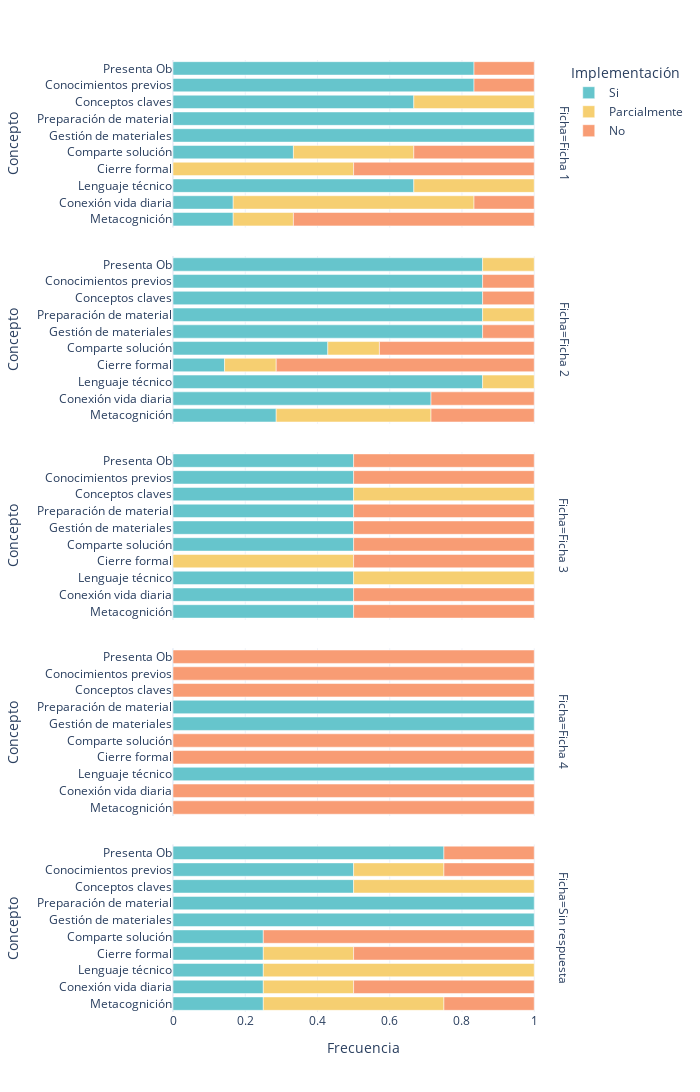

The code cell stored with this chart in its notebook:
### Code cell
fig2 = px.bar(datp, y='Concepto',x='Frecuencia', color='Implementación', facet_row='Ficha', orientation='h', color_discrete_sequence=px.colors.qualitative.Pastel,
                 template="plotly_white", category_orders={'Implementación':['Si','Parcialmente','No'],
                                                           'Concepto' : ['Presenta Ob', 'Conocimientos previos', 'Conceptos claves',
       'Preparación de material', 'Gestión de materiales', 'Comparte solución',
       'Cierre formal', 'Lenguaje técnico', 'Conexión vida diaria',
       'Metacognición']}, height=1500, width=700)

fig2

### Figure 1 — Plotly figure (JSON) as saved in the notebook; plotly's stock layout.template omitted (floating-point values rounded to 4 significant figures)
{"data": [{"alignmentgroup": "True", "hovertemplate": "Implementación=Si<br>Ficha=Ficha 1<br>Frecuencia=%{x}<br>Concepto=%{y}<extra></extra>", "legendgroup": "Si", "marker": {"color": "rgb(102, 197, 204)", "pattern": {"shape": ""}}, "name": "Si", "offsetgroup": "Si", "orientation": "h", "showlegend": true, "textposition": "auto", "x": [0.3333, 0.6667, 0.1667, 0.8333, 1.0, 0.6667, 0.1667, 1.0, 0.8333], "xaxis": "x5", "y": ["Comparte solución", "Conceptos claves", "Conexión vida diaria", "Conocimientos previos", "Gestión de materiales", "Lenguaje técnico", "Metacognición", "Preparación de material", "Presenta Ob"], "yaxis": "y5", "type": "bar"}, {"alignmentgroup": "True", "hovertemplate": "Implementación=Si<br>Ficha=Ficha 2<br>Frecuencia=%{x}<br>Concepto=%{y}<extra></extra>", "legendgroup": "Si", "marker": {"color": "rgb(102, 197, 204)", "pattern": {"shape": ""}}, "name": "Si", "offsetgroup": "Si", "orientation": "h", "showlegend": false, "textposition": "auto", "x": [0.1429, 0.4286, 0.8571, 0.7143, 0.8571, 0.8571, 0.8571, 0.2857, 0.8571, 0.8571], "xaxis": "x4", "y": ["Cierre formal", "Comparte solución", "Conceptos claves", "Conexión vida diaria", "Conocimientos previos", "Gestión de materiales", "Lenguaje técnico", "Metacognición", "Preparación de material", "Presenta Ob"], "yaxis": "y4", "type": "bar"}, {"alignmentgroup": "True", "hovertemplate": "Implementación=Si<br>Ficha=Ficha 3<br>Frecuencia=%{x}<br>Concepto=%{y}<extra></extra>", "legendgroup": "Si", "marker": {"color": "rgb(102, 197, 204)", "pattern": {"shape": ""}}, "name": "Si", "offsetgroup": "Si", "orientation": "h", "showlegend": false, "textposition": "auto", "x": [0.5, 0.5, 0.5, 0.5, 0.5, 0.5, 0.5, 0.5, 0.5], "xaxis": "x3", "y": ["Comparte solución", "Conceptos claves", "Conexión vida diaria", "Conocimientos previos", "Gestión de materiales", "Lenguaje técnico", "Metacognición", "Preparación de material", "Presenta Ob"], "yaxis": "y3", "type": "bar"}, {"alignmentgroup": "True", "hovertemplate": "Implementación=Si<br>Ficha=Ficha 4<br>Frecuencia=%{x}<br>Concepto=%{y}<extra></extra>", "legendgroup": "Si", "marker": {"color": "rgb(102, 197, 204)", "pattern": {"shape": ""}}, "name": "Si", "offsetgroup": "Si", "orientation": "h", "showlegend": false, "textposition": "auto", "x": [1.0, 1.0, 1.0], "xaxis": "x2", "y": ["Gestión de materiales", "Lenguaje técnico", "Preparación de material"], "yaxis": "y2", "type": "bar"}, {"alignmentgroup": "True", "hovertemplate": "Implementación=Si<br>Ficha=Sin respuesta<br>Frecuencia=%{x}<br>Concepto=%{y}<extra></extra>", "legendgroup": "Si", "marker": {"color": "rgb(102, 197, 204)", "pattern": {"shape": ""}}, "name": "Si", "offsetgroup": "Si", "orientation": "h", "showlegend": false, "textposition": "auto", "x": [0.25, 0.25, 0.5, 0.25, 0.5, 1.0, 0.25, 0.25, 1.0, 0.75], "xaxis": "x", "y": ["Cierre formal", "Comparte solución", "Conceptos claves", "Conexión vida diaria", "Conocimientos previos", "Gestión de materiales", "Lenguaje técnico", "Metacognición", "Preparación de material", "Presenta Ob"], "yaxis": "y", "type": "bar"}, {"alignmentgroup": "True", "hovertemplate": "Implementación=Parcialmente<br>Ficha=Ficha 1<br>Frecuencia=%{x}<br>Concepto=%{y}<extra></extra>", "legendgroup": "Parcialmente", "marker": {"color": "rgb(246, 207, 113)", "pattern": {"shape": ""}}, "name": "Parcialmente", "offsetgroup": "Parcialmente", "orientation": "h", "showlegend": true, "textposition": "auto", "x": [0.5, 0.3333, 0.3333, 0.6667, 0.3333, 0.1667], "xaxis": "x5", "y": ["Cierre formal", "Comparte solución", "Conceptos claves", "Conexión vida diaria", "Lenguaje técnico", "Metacognición"], "yaxis": "y5", "type": "bar"}, {"alignmentgroup": "True", "hovertemplate": "Implementación=Parcialmente<br>Ficha=Ficha 2<br>Frecuencia=%{x}<br>Concepto=%{y}<extra></extra>", "legendgroup": "Parcialmente", "marker": {"color": "rgb(246, 207, 113)", "pattern": {"shape": ""}}, "name": "Parcialmente", "offsetgroup": "Parcialmente", "orientation": "h", "showlegend": false, "textposition": "auto", "x": [0.1429, 0.1429, 0.1429, 0.4286, 0.1429, 0.1429], "xaxis": "x4", "y": ["Cierre formal", "Comparte solución", "Lenguaje técnico", "Metacognición", "Preparación de material", "Presenta Ob"], "yaxis": "y4", "type": "bar"}, {"alignmentgroup": "True", "hovertemplate": "Implementación=Parcialmente<br>Ficha=Ficha 3<br>Frecuencia=%{x}<br>Concepto=%{y}<extra></extra>", "legendgroup": "Parcialmente", "marker": {"color": "rgb(246, 207, 113)", "pattern": {"shape": ""}}, "name": "Parcialmente", "offsetgroup": "Parcialmente", "orientation": "h", "showlegend": false, "textposition": "auto", "x": [0.5, 0.5, 0.5], "xaxis": "x3", "y": ["Cierre formal", "Conceptos claves", "Lenguaje técnico"], "yaxis": "y3", "type": "bar"}, {"alignmentgroup": "True", "hovertemplate": "Implementación=Parcialmente<br>Ficha=Sin respuesta<br>Frecuencia=%{x}<br>Concepto=%{y}<extra></extra>", "legendgroup": "Parcialmente", "marker": {"color": "rgb(246, 207, 113)", "pattern": {"shape": ""}}, "name": "Parcialmente", "offsetgroup": "Parcialmente", "orientation": "h", "showlegend": false, "textposition": "auto", "x": [0.25, 0.5, 0.25, 0.25, 0.75, 0.5], "xaxis": "x", "y": ["Cierre formal", "Conceptos claves", "Conexión vida diaria", "Conocimientos previos", "Lenguaje técnico", "Metacognición"], "yaxis": "y", "type": "bar"}, {"alignmentgroup": "True", "hovertemplate": "Implementación=No<br>Ficha=Ficha 1<br>Frecuencia=%{x}<br>Concepto=%{y}<extra></extra>", "legendgroup": "No", "marker": {"color": "rgb(248, 156, 116)", "pattern": {"shape": ""}}, "name": "No", "offsetgroup": "No", "orientation": "h", "showlegend": true, "textposition": "auto", "x": [0.5, 0.3333, 0.1667, 0.1667, 0.6667, 0.1667], "xaxis": "x5", "y": ["Cierre formal", "Comparte solución", "Conexión vida diaria", "Conocimientos previos", "Metacognición", "Presenta Ob"], "yaxis": "y5", "type": "bar"}, {"alignmentgroup": "True", "hovertemplate": "Implementación=No<br>Ficha=Ficha 2<br>Frecuencia=%{x}<br>Concepto=%{y}<extra></extra>", "legendgroup": "No", "marker": {"color": "rgb(248, 156, 116)", "pattern": {"shape": ""}}, "name": "No", "offsetgroup": "No", "orientation": "h", "showlegend": false, "textposition": "auto", "x": [0.7143, 0.4286, 0.1429, 0.2857, 0.1429, 0.1429, 0.2857], "xaxis": "x4", "y": ["Cierre formal", "Comparte solución", "Conceptos claves", "Conexión vida diaria", "Conocimientos previos", "Gestión de materiales", "Metacognición"], "yaxis": "y4", "type": "bar"}, {"alignmentgroup": "True", "hovertemplate": "Implementación=No<br>Ficha=Ficha 3<br>Frecuencia=%{x}<br>Concepto=%{y}<extra></extra>", "legendgroup": "No", "marker": {"color": "rgb(248, 156, 116)", "pattern": {"shape": ""}}, "name": "No", "offsetgroup": "No", "orientation": "h", "showlegend": false, "textposition": "auto", "x": [0.5, 0.5, 0.5, 0.5, 0.5, 0.5, 0.5, 0.5], "xaxis": "x3", "y": ["Cierre formal", "Comparte solución", "Conexión vida diaria", "Conocimientos previos", "Gestión de materiales", "Metacognición", "Preparación de material", "Presenta Ob"], "yaxis": "y3", "type": "bar"}, {"alignmentgroup": "True", "hovertemplate": "Implementación=No<br>Ficha=Ficha 4<br>Frecuencia=%{x}<br>Concepto=%{y}<extra></extra>", "legendgroup": "No", "marker": {"color": "rgb(248, 156, 116)", "pattern": {"shape": ""}}, "name": "No", "offsetgroup": "No", "orientation": "h", "showlegend": false, "textposition": "auto", "x": [1.0, 1.0, 1.0, 1.0, 1.0, 1.0, 1.0], "xaxis": "x2", "y": ["Cierre formal", "Comparte solución", "Conceptos claves", "Conexión vida diaria", "Conocimientos previos", "Metacognición", "Presenta Ob"], "yaxis": "y2", "type": "bar"}, {"alignmentgroup": "True", "hovertemplate": "Implementación=No<br>Ficha=Sin respuesta<br>Frecuencia=%{x}<br>Concepto=%{y}<extra></extra>", "legendgroup": "No", "marker": {"color": "rgb(248, 156, 116)", "pattern": {"shape": ""}}, "name": "No", "offsetgroup": "No", "orientation": "h", "showlegend": false, "textposition": "auto", "x": [0.5, 0.75, 0.5, 0.25, 0.25, 0.25], "xaxis": "x", "y": ["Cierre formal", "Comparte solución", "Conexión vida diaria", "Conocimientos previos", "Metacognición", "Presenta Ob"], "yaxis": "y", "type": "bar"}], "layout": {"xaxis": {"anchor": "y", "domain": [0.0, 0.98], "title": {"text": "Frecuencia"}}, "yaxis": {"anchor": "x", "domain": [0.0, 0.176], "title": {"text": "Concepto"}, "categoryorder": "array", "categoryarray": ["Metacognición", "Conexión vida diaria", "Lenguaje técnico", "Cierre formal", "Comparte solución", "Gestión de materiales", "Preparación de material", "Conceptos claves", "Conocimientos previos", "Presenta Ob"]}, "xaxis2": {"anchor": "y2", "domain": [0.0, 0.98], "matches": "x", "showticklabels": false}, "yaxis2": {"anchor": "x2", "domain": [0.206, 0.382], "matches": "y", "title": {"text": "Concepto"}, "categoryorder": "array", "categoryarray": ["Metacognición", "Conexión vida diaria", "Lenguaje técnico", "Cierre formal", "Comparte solución", "Gestión de materiales", "Preparación de material", "Conceptos claves", "Conocimientos previos", "Presenta Ob"]}, "xaxis3": {"anchor": "y3", "domain": [0.0, 0.98], "matches": "x", "showticklabels": false}, "yaxis3": {"anchor": "x3", "domain": [0.412, 0.588], "matches": "y", "title": {"text": "Concepto"}, "categoryorder": "array", "categoryarray": ["Metacognición", "Conexión vida diaria", "Lenguaje técnico", "Cierre formal", "Comparte solución", "Gestión de materiales", "Preparación de material", "Conceptos claves", "Conocimientos previos", "Presenta Ob"]}, "xaxis4": {"anchor": "y4", "domain": [0.0, 0.98], "matches": "x", "showticklabels": false}, "yaxis4": {"anchor": "x4", "domain": [0.618, 0.794], "matches": "y", "title": {"text": "Concepto"}, "categoryorder": "array", "categoryarray": ["Metacognición", "Conexión vida diaria", "Lenguaje técnico", "Cierre formal", "Comparte solución", "Gestión de materiales", "Preparación de material", "Conceptos claves", "Conocimientos previos", "Presenta Ob"]}, "xaxis5": {"anchor": "y5", "domain": [0.0, 0.98], "matches": "x", "showticklabels": false}, "yaxis5": {"anchor": "x5", "domain": [0.824, 1.0], "matches": "y", "title": {"text": "Concepto"}, "categoryorder": "array", "categoryarray": ["Metacognición", "Conexión vida diaria", "Lenguaje técnico", "Cierre formal", "Comparte solución", "Gestión de materiales", "Preparación de material", "Conceptos claves", "Conocimientos previos", "Presenta Ob"]}, "annotations": [{"font": {}, "showarrow": false, "text": "Ficha=Sin respuesta", "textangle": 90, "x": 0.98, "xanchor": "left", "xref": "paper", "y": 0.088, "yanchor": "middle", "yref": "paper"}, {"font": {}, "showarrow": false, "text": "Ficha=Ficha 4", "textangle": 90, "x": 0.98, "xanchor": "left", "xref": "paper", "y": 0.294, "yanchor": "middle", "yref": "paper"}, {"font": {}, "showarrow": false, "text": "Ficha=Ficha 3", "textangle": 90, "x": 0.98, "xanchor": "left", "xref": "paper", "y": 0.5, "yanchor": "middle", "yref": "paper"}, {"font": {}, "showarrow": false, "text": "Ficha=Ficha 2", "textangle": 90, "x": 0.98, "xanchor": "left", "xref": "paper", "y": 0.706, "yanchor": "middle", "yref": "paper"}, {"font": {}, "showarrow": false, "text": "Ficha=Ficha 1", "textangle": 90, "x": 0.98, "xanchor": "left", "xref": "paper", "y": 0.912, "yanchor": "middle", "yref": "paper"}], "legend": {"title": {"text": "Implementación"}, "tracegroupgap": 0}, "margin": {"t": 60}, "barmode": "relative", "height": 1500, "width": 700}}
